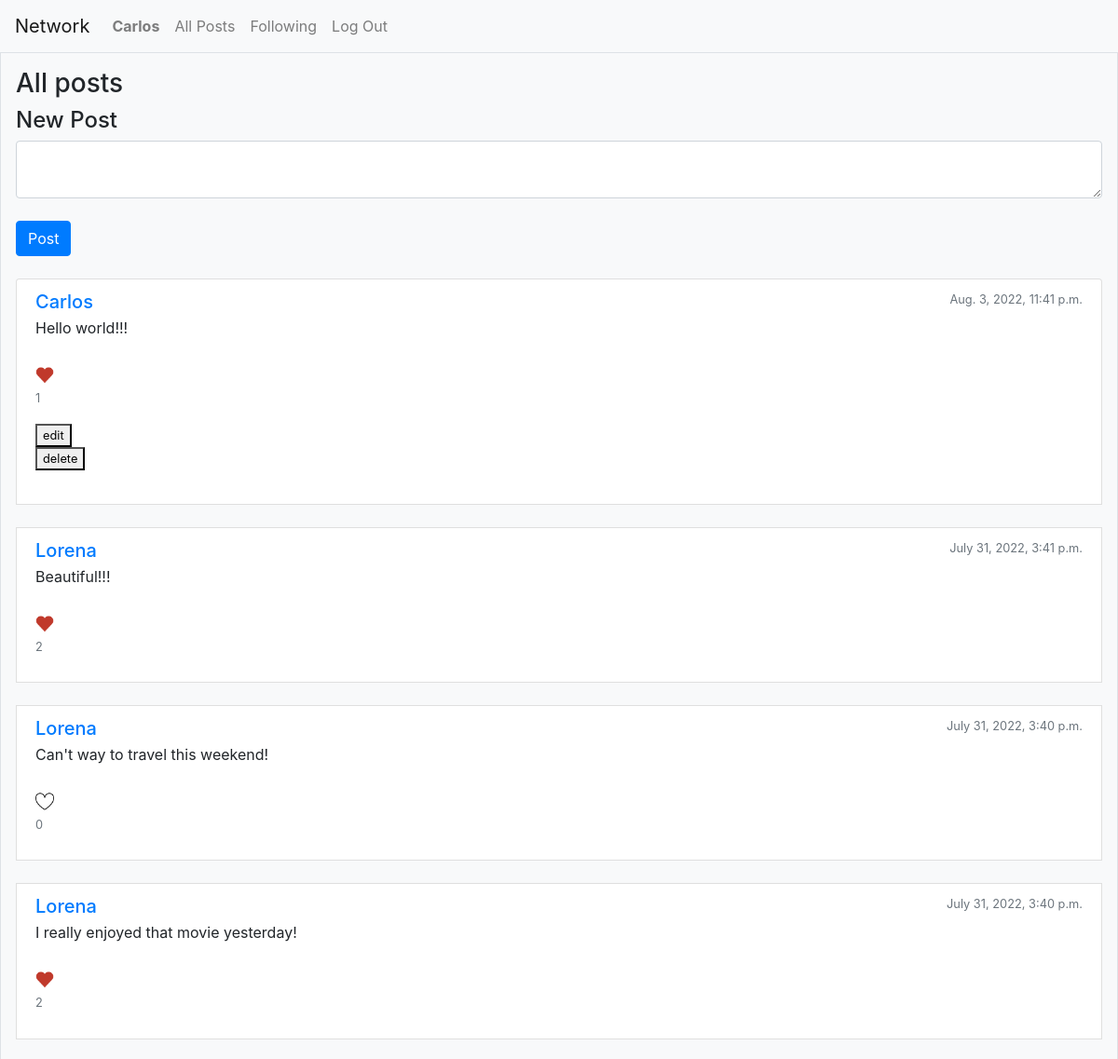
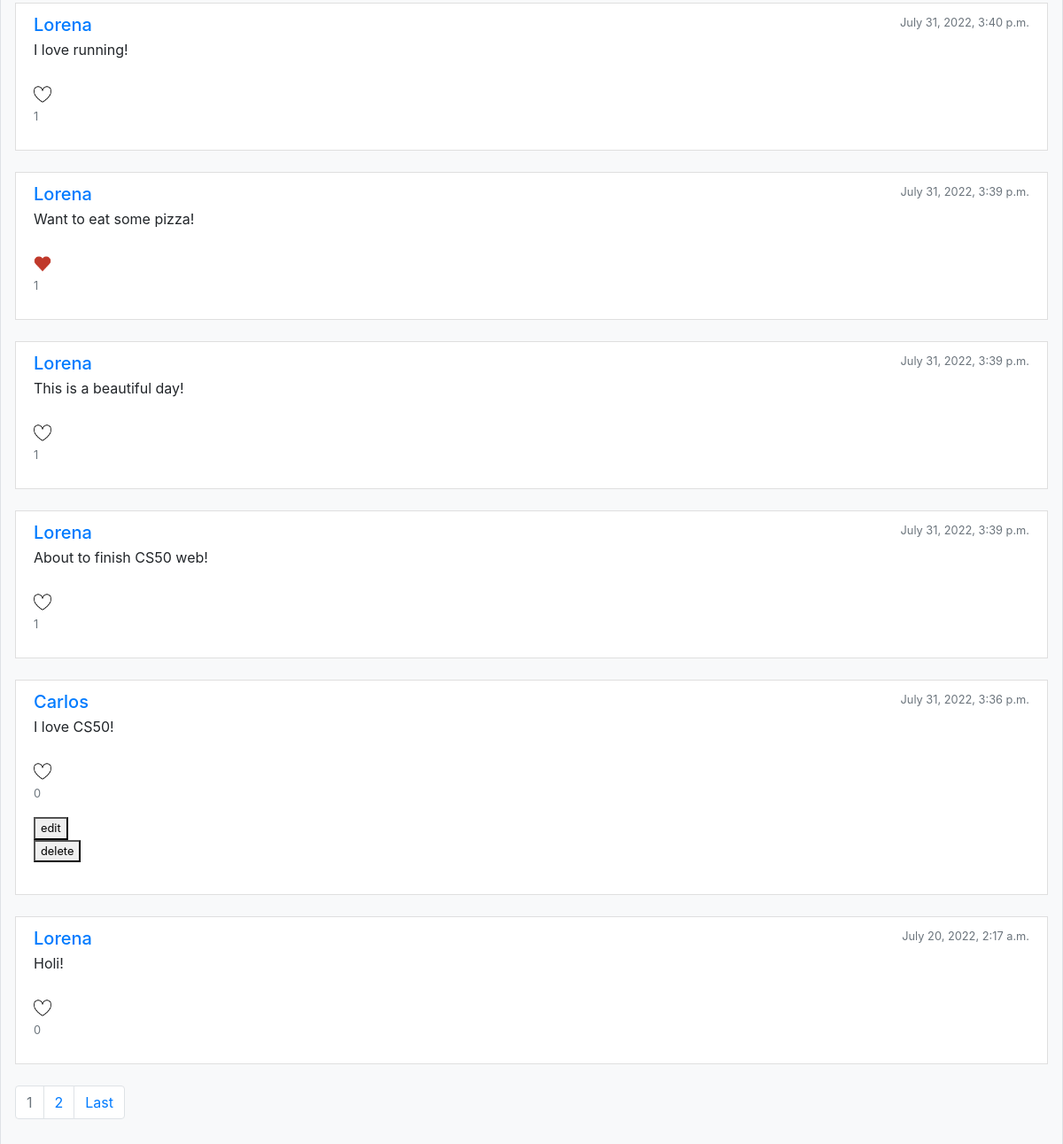
/ (signed in), run on the app's committed database (2 pictures, top to bottom).
### network/models.py (models this page shows, shortened)
class User(AbstractUser):
    pass
    following = models.ManyToManyField("self", blank=True, related_name='followers', symmetrical=False)

class PostModel(models.Model):
    body = models.CharField(max_length=280)
    likes = models.ManyToManyField("User", blank=True, related_name='likes', symmetrical=False)
    created_by = models.ForeignKey("User", on_delete=models.CASCADE)
    created_at = models.DateTimeField(auto_now_add=True)

### network/views.py (the view)
# urls.py: path("", views.index, name="index"),
def index(request):
    posts = PostModel.objects.annotate(number_of_likes=Count('likes', distinct=True)).order_by('-created_at')
    paginator = Paginator(posts, 10)
    page_number = request.GET.get('page')
    page_obj = paginator.get_page(page_number)
    return render(request, "network/index.html", {
        'page_obj': page_obj,
    })

### network/templates/network/index.html (shortened to what this page needs)
{% extends "network/layout.html" %}
{% load static %}
{% block body %}
<div class="row gx-5">
    <div class="col">
        <div class="p-3 border bg-light">
            <h3>All posts</h3>
            {% if user.is_authenticated %}
            <div id="all-posts-view">
                <h4>New Post</h4>
                <form method="POST" action="{% url 'create_post' %}">
                    <textarea class="form-control" id="new-post" name="post-body"></textarea> <br>
                    <button type="submit" class="btn btn-primary">Post</button>
                </form><br>
            </div>
            {% endif %}
            <div class="list-group">
                {% for post in page_obj %}
                <div class="list-group-item">
                    <div class="d-flex w-100 justify-content-between">
                        {% if user.is_authenticated %}
                        <a href="{% url 'user_profile' post.created_by.id %}">
                            <h5 class="mb-1">{{ post.created_by }}</h5>
                        </a>
                        {% else %}
                            <h5 class="mb-1">{{ post.created_by }}</h5>
                        {% endif %}
                        <small class="text-muted">{{ post.created_at }}</small>
                    </div>
                        <p id="post_body_{{ post.id }}" class="mb-1">{{ post.body }}</p>
                        <small class="text-muted">
                        <textarea id='edit_textarea_{{ post.id }}' style="display: none;">{{ post.body }}</textarea><br>
                        {% if request.user in post.likes.all %}
                        <input id='like_button_{{ post.id }}' type="image" style="width: 20px;" onclick="like_post('{{ post.id }}', '{{ request.user.id }}')" src="{% static 'network/unlike.png' %}">
                        {% else %}
                        <input id='like_button_{{ post.id }}' type="image" style="width: 20px;" onclick="like_post('{{ post.id }}', '{{ request.user.id }}')" src="{% static 'network/like.png' %}">
                        {% endif %}
                        <p id="post_{{ post.id }}"> {{ post.number_of_likes }} </p>
                        {% if user.is_authenticated and post.created_by_id == request.user.id %}
                        <button onclick="edit_post('{{ post.id }}')">edit</button>
                        <form method="POST" action="{% url 'delete_post' post.id %}">
                            <button type="submit">delete</button>
                        </form><br>
                        {% endif %}
                    </small>
                </div>
                <br>
                {% endfor %}
            </div>
            <nav>
                <ul class="pagination">
                        <li class="page-item disabled"><a class="page-link" href="?page={{ page_obj.number }}">{{ page_obj.number }}</a></li>
                    {% if page_obj.has_next %}
                        <li class="page-item"><a class="page-link" href="?page={{ page_obj.next_page_number }}">{{ page_obj.next_page_number }}</a></li>
                        <li class="page-item"><a class="page-link" href="?page={{ page_obj.paginator.num_pages }}">Last</a></li>
                    {% endif %}
                </ul>
            </nav>
        </div>
    </div>
</div>
{% endblock %}

### network/templates/network/layout.html (shortened to what this page needs)
{% load static %}
<!DOCTYPE html>
<html lang="en">
    <head>
        <link rel="stylesheet" href="https://stackpath.bootstrapcdn.com/bootstrap/4.4.1/css/bootstrap.min.css">
        <link rel="stylesheet" href="{% static 'network/styles.css' %}">
    </head>
    <body>
        <nav class="navbar navbar-expand-lg navbar-light bg-light">
            <a class="navbar-brand" href="#">Network</a>
            <div>
              <ul class="navbar-nav mr-auto">
                {% if user.is_authenticated %}
                    <li class="nav-item">
                        <a class="nav-link" href="{% url 'user_profile' request.user.id %}"><strong>{{ request.user.username }}</strong></a>
                    </li>
                {% endif %}
                <li class="nav-item">
                  <a id="all-posts" class="nav-link" href="{% url 'index' %}">All Posts</a>
                </li>
                {% if user.is_authenticated %}
                    <li class="nav-item">
                        <a class="nav-link" href="{% url 'following' %}">Following</a>
                    </li>
                    <li class="nav-item">
                        <a class="nav-link" href="{% url 'logout' %}">Log Out</a>
                    </li>
                {% endif %}
              </ul>
            </div>
          </nav>
        <div class="body">
            {% block body %}
            {% endblock %}
        </div>
    </body>
</html>

### data on the page
User: user.username "Carlos"
PostModel: created_by "Carlos", created_at "Aug. 3, 2022, 11:41 p.m.", body "Hello world!!!", number_of_likes "1"
PostModel: created_by "Lorena", created_at "July 31, 2022, 3:41 p.m.", body "Beautiful!!!", number_of_likes "2"
PostModel: created_by "Lorena", created_at "July 31, 2022, 3:40 p.m.", body "Can't way to travel this weekend!", number_of_likes "0"
PostModel: created_by "Lorena", created_at "July 31, 2022, 3:40 p.m.", body "I really enjoyed that movie yesterday!", number_of_likes "2"
PostModel: created_by "Lorena", created_at "July 31, 2022, 3:40 p.m.", body "I love running!", number_of_likes "1"
PostModel: created_by "Lorena", created_at "July 31, 2022, 3:39 p.m.", body "Want to eat some pizza!", number_of_likes "1"
PostModel: created_by "Lorena", created_at "July 31, 2022, 3:39 p.m.", body "This is a beautiful day!", number_of_likes "1"
PostModel: created_by "Lorena", created_at "July 31, 2022, 3:39 p.m.", body "About to finish CS50 web!", number_of_likes "1"
PostModel: created_by "Carlos", created_at "July 31, 2022, 3:36 p.m.", body "I love CS50!", number_of_likes "0"
PostModel: created_by "Lorena", created_at "July 20, 2022, 2:17 a.m.", body "Holi!", number_of_likes "0"

### other printed values
{{ page_obj.number }} "1"
{{ page_obj.next_page_number }} "2"
